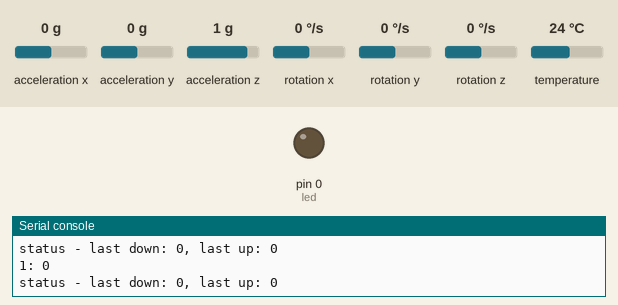
Recording of a program running on a simulated MicroPython board. Shown: output pins drawn as LEDs (lit = HIGH), the last lines printed to the serial console. Inputs (shaded band) come from the test bench; at power-on: acceleration y 0 g, acceleration x 0 g, acceleration z 1 g, rotation x 0 °/s, rotation y 0 °/s, rotation z 0 °/s, temperature 24 °C.

Above: at 1.6 s.
1.7 s: acceleration y set to -0.2 g
At 2.5 s:
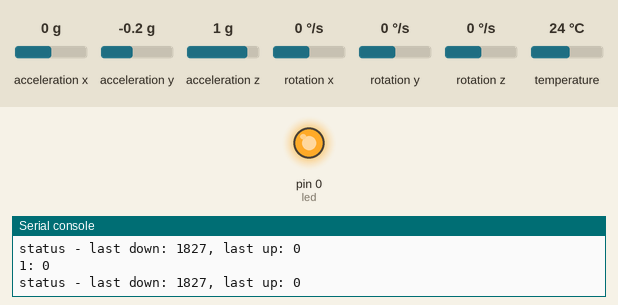
3.3 s: acceleration y set to 0 g
At 4.2 s:
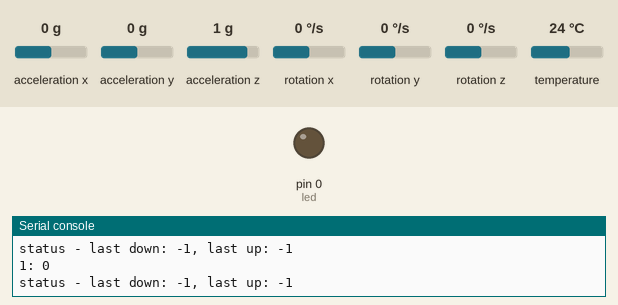
4.9 s: acceleration y set to -1.4 g
At 5.8 s:
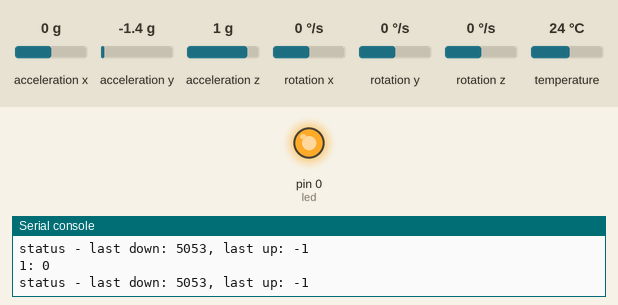
6.5 s: acceleration y set to -1.2 g
At 7.5 s:
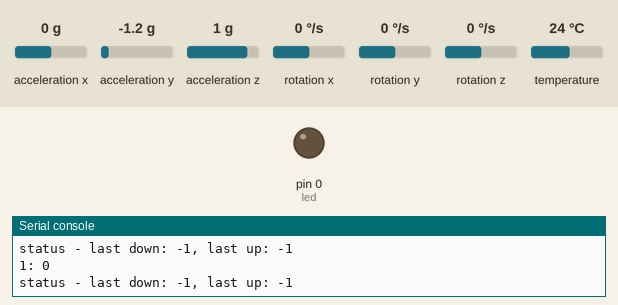
Timing chart, 0 to 9.1 s (numbered marks = the images above; inputs shaded):
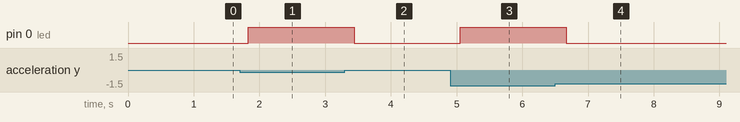

The program:

lsm6ds3_debug.py
```python
#https://www.pololu.com/file/0J1087/LSM6DS33.pdf
#https://github.com/jposada202020/MicroPython_LSM6DSOX/blob/master/micropython_lsm6dsox/lsm6dsox.py
# From Chris Roger's ME35 Page!

from machine import Pin, I2C
import struct, time

LSM = 0x6A

i2c = I2C(1, scl=Pin(3), sda=Pin(2), freq=100000)
print(f"I2C Devices Scanned: {[hex(i) for i in i2c.scan()]}")

ID = i2c.readfrom_mem(LSM, 0x0F, 1)
time.sleep(0.2)
ID = struct.unpack('<b',ID)[0]

rate = {'done': 0b0000,'12.5':0b0001,'26':0b0010,'52':0b0011,'104':0b0100,'208':0b0101,'416':0b0110,'833':0b0111,'1.66k':0b1000,'3.33k':0b1001,'6.66k':0b1010,'1.6':0b1011}
anti_alias = {'400':0b00,'200':0b01,'100': 0b10, '50':0b11}
XL_range = {'2g':0b00,'4g':0b10,'8g':0b11, '16g':0b01}
G_range = {'250':0b00, '500':0b01,'1000':0b10,'2000':0b11}
G_125_fullscale = 0

XLfactor = (0.061, 0.488, 0.122, 0.244)
Gfactor = (8.75, 17.50, 35.0, 70.0)

# 58 = =high performance, +/- 4g
XL = (rate['208']<<4) + (XL_range['4g']<<2) + anti_alias['400']
i2c.writeto_mem(LSM, 0x10, struct.pack('>b',XL)) # enable accel

# 58 = high performance - 1000 dps
G = (rate['1.66k']<<4) + (G_range['1000']<<2) + (G_125_fullscale <<1) + 0
i2c.writeto_mem(LSM, 0x11, struct.pack('>b',G)) # enable gyro

time.sleep(0.2)

temp = i2c.readfrom_mem(LSM, 0x20, 2)
temp = struct.unpack('<h',temp)[0]
temp /256 + 25.0 # what's the purpose of this?

gyro = i2c.readfrom_mem(LSM, 0x22, 6)
gyro = struct.unpack('<hhh',gyro)

accel = i2c.readfrom_mem(LSM, 0x28, 6)
accel = struct.unpack('<hhh',accel)

def read():
    accel = i2c.readfrom_mem(LSM, 0x28, 6)
    accel = struct.unpack('<hhh',accel)
    return accel

prev = [0,0,0]
down_event = 0
up_event = 0
dot_time = 1000 # in ms
dash_time = 2000 # in ms
diff = 0
led = Pin(0, Pin.OUT)
led.low()
i = 1
dawg = read()
prev = read()
while True:
    dawg = read()
    delta = dawg[i] - prev[i]
    print(f"{i}: {delta}")
    if delta > 400:
        up_event = time.ticks_ms()
        print(f"up! {up_event}")
        diff = up_event - down_event
        print(f"delta time: {diff}")
        led.low()
    if delta < -400:
        print(f"down. {down_event}")
        down_event = time.ticks_ms()
        led.high()
    if diff > dot_time and diff < dash_time:
        print("DOT!")
        up_event = down_event = diff = -1
    if diff > dash_time:
        print("DASH!")
        up_event = down_event = diff = -1
    print(f"status - last down: {down_event}, last up: {up_event}")
    prev = dawg
    time.sleep(0.2)
```

Measured:
- the behaviour switches between 0 and -0.1 g on acceleration y (found by bisection; images 0 and 1)
- the behaviour switches between -1.4 and -1.3 g on acceleration y (found by bisection; images 3 and 4)
- after the input at 1.7 s, pin 0 (led): LOW → HIGH after 0.13 s
- after the input at 3.3 s, pin 0 (led): HIGH → LOW after 0.14 s
- after the input at 4.9 s, pin 0 (led): LOW → HIGH after 0.15 s
- after the input at 6.5 s, pin 0 (led): HIGH → LOW after 0.17 s
